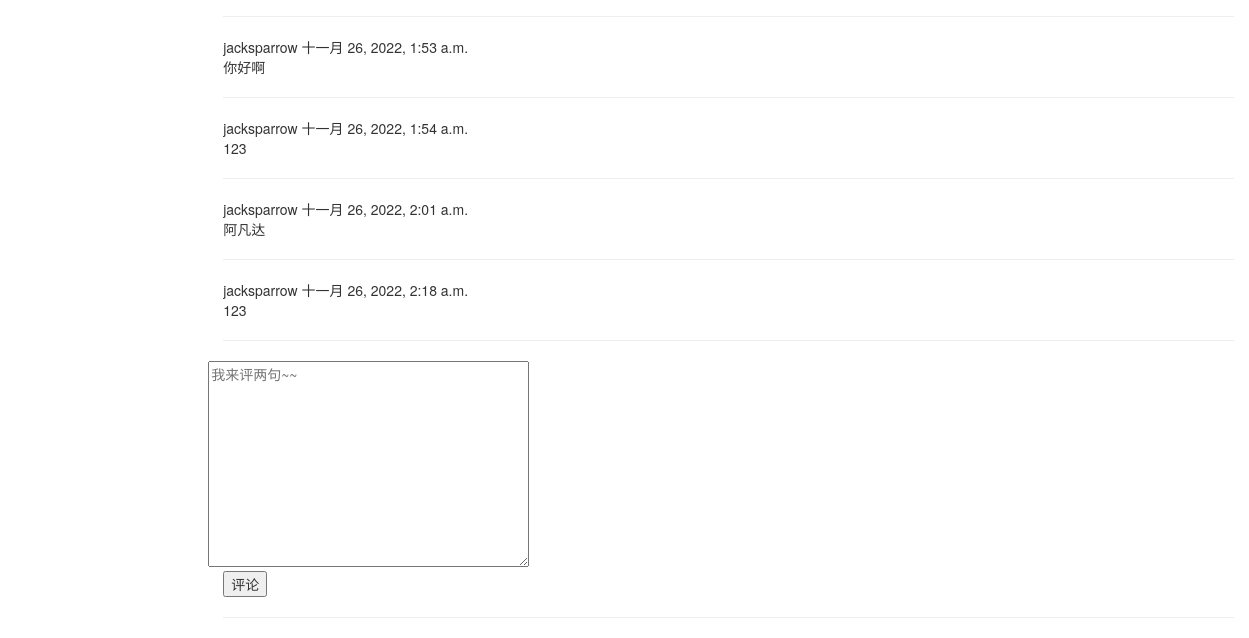
Page /articledetail/1 (signed in, lower part) on the earlier database version.
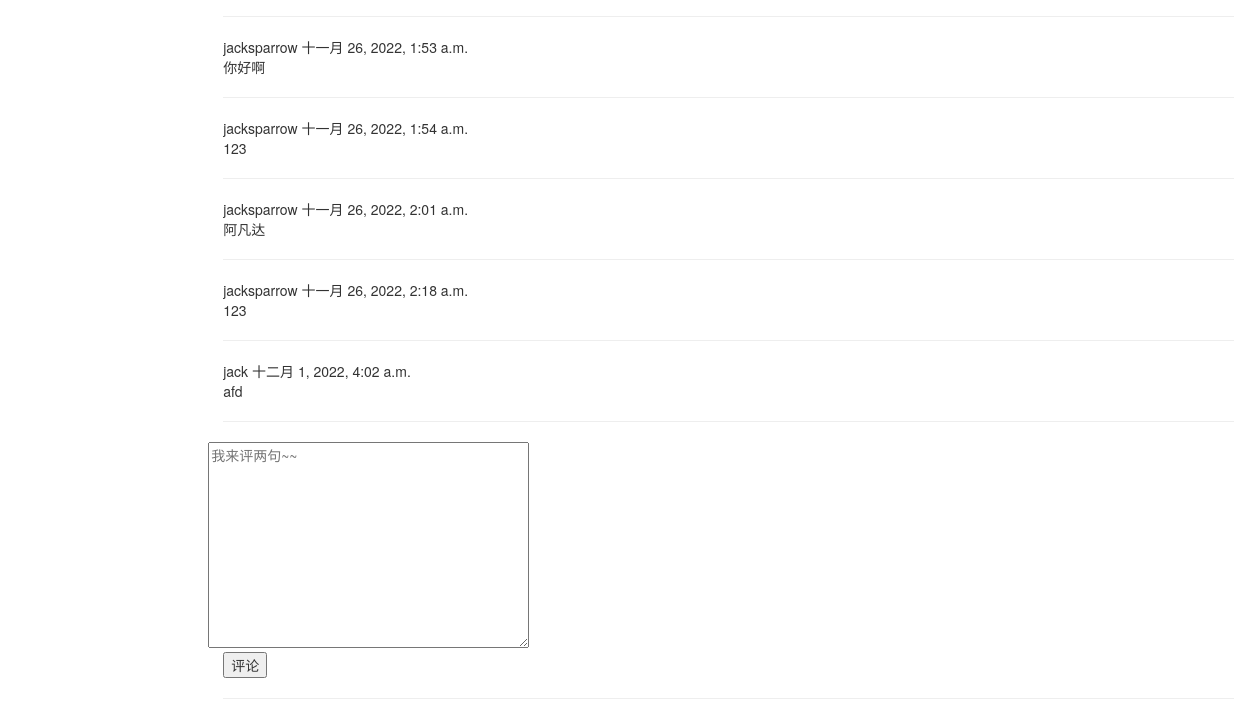
Same page on the later database version.
### news/models.py (models this page shows, shortened)
class Comment(models.Model):
    article = models.ForeignKey(Article, on_delete=models.DO_NOTHING)
    user = models.ForeignKey(User, on_delete=models.DO_NOTHING)
    content = models.CharField(max_length=255)
    content_reply = models.ForeignKey('self', on_delete=models.DO_NOTHING, null=True)
    created_at = models.DateTimeField(auto_now_add=True)

### news/views.py (the view)
# urls.py: path('articledetail/<int:id>',ArticleDetailView.as_view(),name='articledetail'),
class ArticleDetailView(LoginRequiredMixin, generic.DetailView):
    model = Article
    template_name = 'news/article_detail.html'
    context_object_name = 'article'
    pk_url_kwarg = 'article_id'
    def get_object(self, queryset=None):
        obj = Article.objects.get(id=self.kwargs.get('id'))
        return obj
    def get_context_data(self, **kwargs):
        kwargs['comment_list'] = Comment.objects.filter(article_id=self.kwargs.get('id'))
        kwargs['form'] = CommentForm
        return super().get_context_data(**kwargs)

### news/models.py (called while the page is built)
    def __str__(self):
        return f'{self.author}'

### templates/news/article_detail.html (shortened to what this page needs)
{% extends "base_generic.html" %}
 {% load static %}
{% block content %}
        {% for comment in comment_list %}
            <div class="main-content">
                <span class="user-nickname">{{ comment.user }}</span>
                <time class="time">{{ comment.created_at }}</time>
                <div class="comment-content">
                    {{ comment.content }}
                </div>
            </div>
            <hr>
        {% endfor %}
<div class="comment">
    <div class="comment-main">
        <form method="post" action="{% url 'comment' article.id %}">
            <div class="row">
                {% for field in form %}
                    {{ field }}
                    <br>
                {% endfor %}
            </div>
            <button type="submit" class="com-button">评论</button>
        </form>
        <hr>
    </div>
</div>
{% endblock %}

Differences in the rows shown:
added Comment: user "jack", created_at "十二月 1, 2022, 4:02 a.m.", content "afd"
